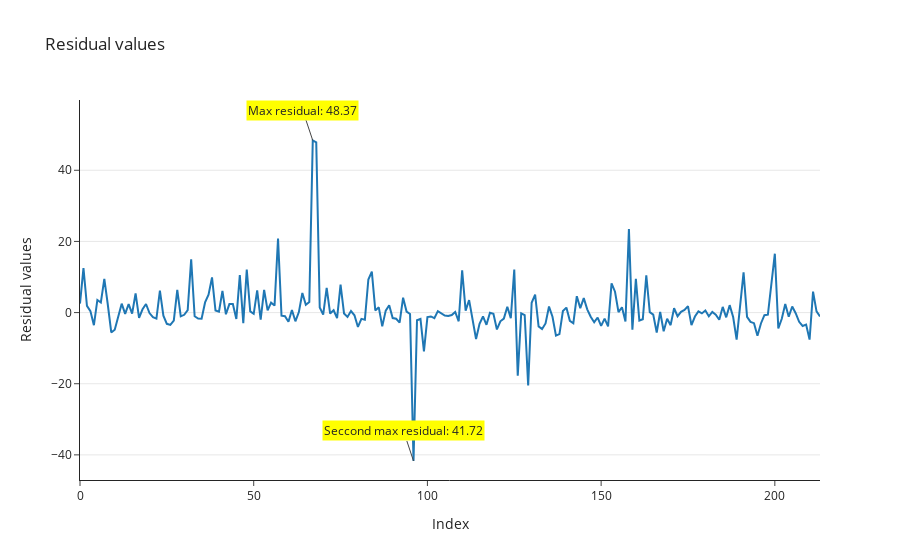

Here is the notebook cell this chart was saved with:
### Code cell
fig = px.line(x=compare_df.index,
              y=compare_df["Residuals"],
              title="Residual values")

fig.add_annotation(dict(text="Max residual: 48.37", bgcolor='yellow',
                        x=67, y=48.37,
                        xref="x", yref="y"))
fig.add_annotation(dict(text="Seccond max residual: 41.72", bgcolor='yellow',
                        x=96, y=-41.72,
                        xref="x", yref="y"))
fig.update_xaxes(dict(title="Index"))
fig.update_yaxes(dict(title="Residual values", showgrid=True))

### Figure 1 — Plotly figure (JSON) as saved in the notebook; plotly's stock layout.template omitted (floating-point values rounded to 4 significant figures; data arrays with more than 128 entries replaced by an {"elided": "..."} marker saying what was removed)
{"data": [{"hovertemplate": "x=%{x}<br>y=%{y}<extra></extra>", "legendgroup": "", "line": {"color": "#1F77B4", "dash": "solid"}, "marker": {"symbol": "circle"}, "mode": "lines", "name": "", "orientation": "v", "showlegend": false, "type": "scatter", "x": {"elided": "214 int values"}, "xaxis": "x", "y": {"elided": "214 float values"}, "yaxis": "y"}], "layout": {"annotations": [{"bgcolor": "yellow", "text": "Max residual: 48.37", "x": 67, "xref": "x", "y": 48.37, "yref": "y"}, {"bgcolor": "yellow", "text": "Seccond max residual: 41.72", "x": 96, "xref": "x", "y": -41.72, "yref": "y"}], "legend": {"tracegroupgap": 0}, "title": {"text": "Residual values"}, "xaxis": {"anchor": "y", "domain": [0, 1], "title": {"text": "Index"}}, "yaxis": {"anchor": "x", "domain": [0, 1], "showgrid": true, "title": {"text": "Residual values"}}}}
